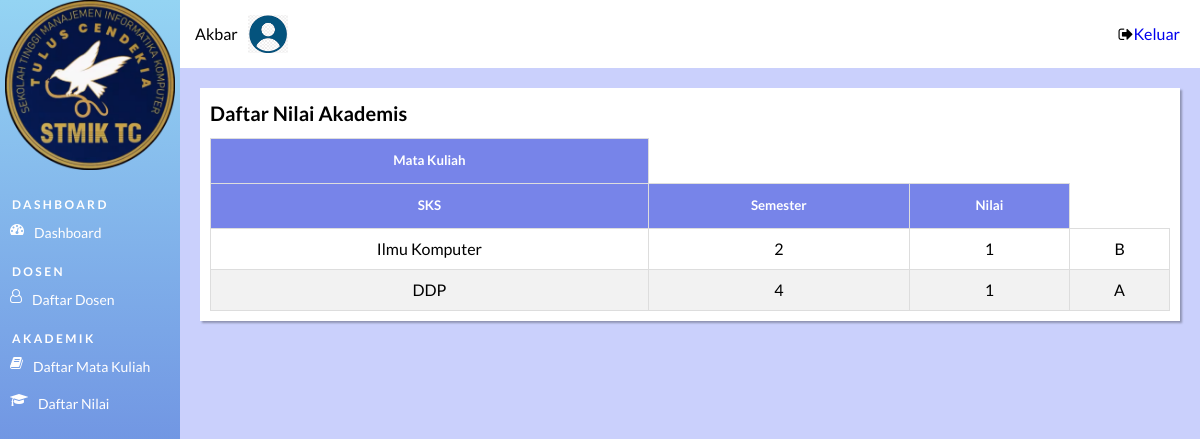
The app's page /mahasiswa/home_page.php?page=nilai (signed in) with its own data.
### tables this page shows
CREATE TABLE `nilai` (
  `ID_Matkul` char(6) NOT NULL,
  `NIM` char(9) NOT NULL,
  `Nilai` char(2) NOT NULL
);

CREATE TABLE `mata_kuliah` (
  `ID_Matkul` char(6) NOT NULL,
  `Nama_Matkul` varchar(30) NOT NULL,
  `SKS_Matkul` int(11) NOT NULL,
  `Semester` int(11) NOT NULL
);

### mahasiswa/nilai_page.php (the view, shortened to what this page needs)
<div class="tabel-page">
    <div class="tabel-heading">
        <b>Daftar Nilai Akademis</b>
    </div>
    <table id="list-data" class="display">
        <thead>
            <tr>
                <th><h5>Mata Kuliah</h5></th></tr>
                <th><h5>SKS</h5></th>
                <th><h5>Semester</h5></th>
                <th><h5>Nilai</h5></th>
        </thead>
        <?php
        include "../config/db_connection.php";
            $sql = "SELECT * FROM nilai as n
                INNER JOIN mahasiswa as m ON m.NIM = ".$_SESSION['nim']." AND m.NIM = n.NIM
                INNER JOIN mata_kuliah as mk ON mk.ID_Matkul = n.ID_Matkul
                ORDER BY mk.Semester";
                $result = mysqli_query($conn, $sql);
                if (mysqli_num_rows($result) > 0) {
                    while ($row = mysqli_fetch_assoc($result)) {
        ?>
                        <tr>
                            <td><?php echo $row["Nama_Matkul"];?></td>
                            <td><?php echo $row["SKS_Matkul"];?></td>
                            <td><?php echo $row["Semester"];?></td>
                            <td><?php echo $row["Nilai"];?></td>
                        </tr>
                <?php
                    }
                }
                ?>
    </table>
</div>

### assets/style/homepage.css (style rules this page uses)
* { padding: 0; margin: 0; box-sizing: border-box; }
body { font: 16px/1.5 "Lato", sans-serif; }

### assets/style/tabel.css (style rules this page uses)
.tabel-page { background-color: #FFFF; box-shadow: 2px 2px 2px rgba(0, 0, 0,0.3); padding: 10px; width: 100%; height: auto; }
#list-data { font: 16px/1.5 "Lato", sans-serif; border-collapse: collapse; width: 100%; }
#list-data td, #list-data th { border: 1px solid #ddd; padding: 8px; text-align: center; }
#list-data tr:nth-child(even) { background-color: #f2f2f2; }
#list-data th { padding-top: 12px; padding-bottom: 12px; text-align: center; background-color: #7784E9; color: white; }
.tabel-heading { font-size: 20px; margin-bottom: 10px; }

### records on screen
nilai: ID_Matkul.Nama_Matkul "Ilmu Komputer", ID_Matkul.SKS_Matkul "2", ID_Matkul.Semester "1", Nilai "B"
nilai: ID_Matkul.Nama_Matkul "DDP", ID_Matkul.SKS_Matkul "4", ID_Matkul.Semester "1", Nilai "A"

### other values on screen
$_SESSION['username'] "Akbar"
